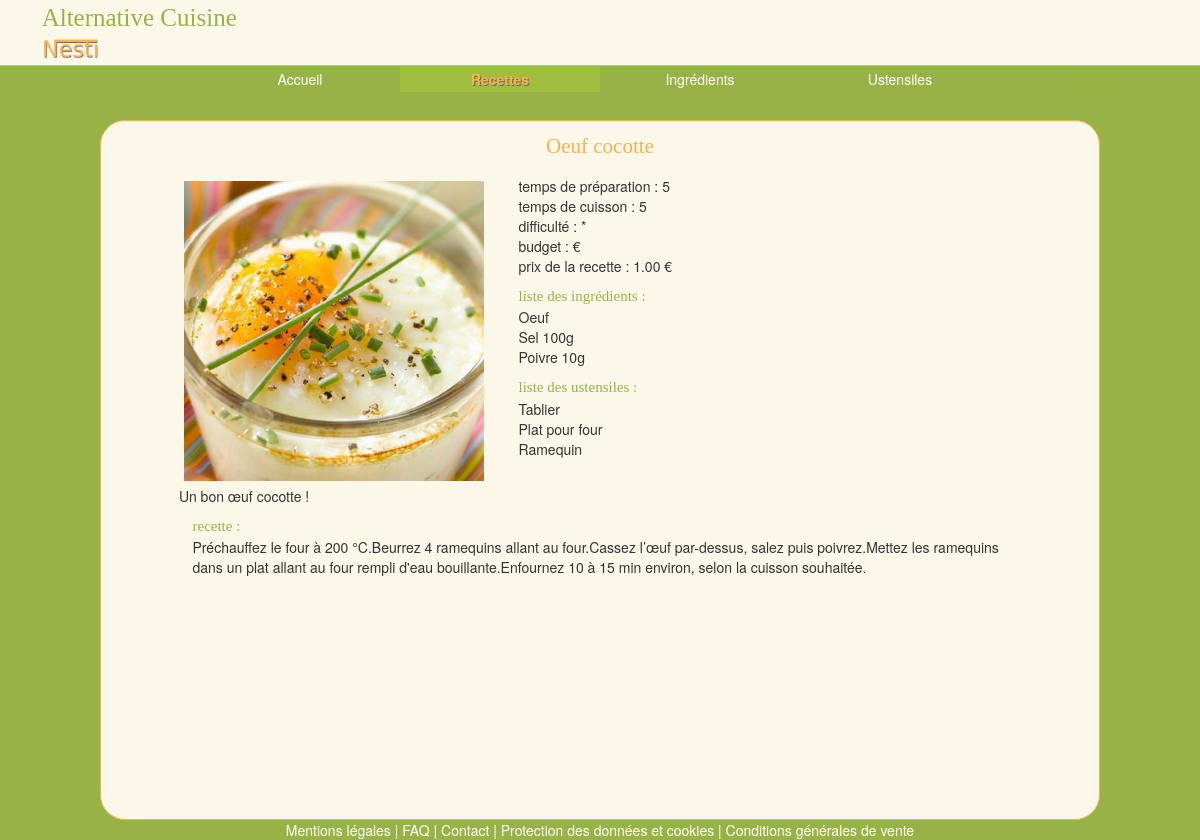
The page /MVC/Index.php?page=2&id=10&nom=Oeuf cocotte on the database its author committed.
### tables this page shows
CREATE TABLE IF NOT EXISTS `recette` (
  `idRecette` int(10) unsigned NOT NULL AUTO_INCREMENT,
  `Titre` varchar(100) NOT NULL,
  `Format` enum('Ecrit','Vidéo') NOT NULL DEFAULT 'Ecrit',
  `PrixHT` decimal(10,2) unsigned NOT NULL,
  `Resume` varchar(34) NOT NULL,
  `Contenu` varchar(300) NOT NULL,
  `Image_idImage` int(10) unsigned NOT NULL,
  `Temps_Preparation` varchar(6) NOT NULL DEFAULT '30 min',
  `Temps_Cuisson` varchar(6) NOT NULL DEFAULT '30 min',
  `Note` int(10) unsigned NOT NULL DEFAULT '0',
  `Difficulte` int(10) unsigned NOT NULL DEFAULT '0',
  `Budget` int(10) unsigned NOT NULL DEFAULT '0',
  PRIMARY KEY (`idRecette`,`Image_idImage`),
  UNIQUE KEY `Titre` (`Titre`),
  UNIQUE KEY `Titre_2` (`Titre`),
  UNIQUE KEY `Titre_3` (`Titre`,`Resume`),
  KEY `fk_Recette_Image1_idx` (`Image_idImage`)
);

CREATE TABLE IF NOT EXISTS `image` (
  `idImage` int(10) unsigned NOT NULL AUTO_INCREMENT,
  `NomFichier` varchar(45) NOT NULL,
  `Legende` varchar(100) NOT NULL,
  PRIMARY KEY (`idImage`)
);

### MVC/Controller/Controller.php (called while the page is built, shortened)
<?php
    require 'Model/Query.php';
    function content_Article_Recette($i,$page){
        $recette = getRecette($i);
        $titres = $recette[0]['Titre'];
        $tempsPreparations = $recette[0]['Temps_Preparation'];
        $tempsCuissons = $recette[0]['Temps_Cuisson'];
        $difficultes = getDifficulte($i);
        $budgets = getBudget($i);
        $prixHT = $recette[0]['PrixHT'];
        $images = getImage($i,'recette');
        $resumeRecettes = $recette[0]['Resume'];
        $contenus = $recette[0]['Contenu'];
        $ingredients = getIngredientsRecette($i);
        $tailleTableauIngredient = count($ingredients);
        for ($j = 0; $j < $tailleTableauIngredient; $j++){
            $ingredient[$j] = $ingredients[$j]['NomIngredient'];
        }
        $ustensiles = getUstensilesRecette($i);
        $tailleTableauUstensile = count($ustensiles);
        for ($j = 0; $j < $tailleTableauUstensile; $j++){
            $ustensile[$j] = $ustensiles[$j]['NomUstensile'];
        }
        require 'View/Content_Article_Recipe.php';
    }
?>

### MVC/Model/Query.php (called while the page is built, shortened)
<?php
    function getImage($i,$table){
        require 'Connection.php';
        $query_NomFichierImage = 'SELECT NomFichier FROM image,'.$table
                .' WHERE image.idImage='.$table.'.Image_idImage AND '.$table.'.id'.ucfirst($table).' = '.$i.'';
        $result_NomFichierImage = $pdo->query($query_NomFichierImage)->fetchAll();
        $res = $result_NomFichierImage[0]['NomFichier'];
        return ($res);
    }
    function getRecette($i){
        require 'Connection.php';
        $query_recette = 'SELECT * FROM recette WHERE idRecette = '.$i.'';
        $result_recette = $pdo->query($query_recette)->fetchAll();
        return $result_recette;
    }
    function getIngredientsRecette($i){
        require 'Connection.php';
        $query_IR = 'SELECT * FROM ingredient,liste '
                        . ' WHERE Recette_idRecette = '.$i
                        . ' AND idIngredient = Ingredient_idIngredient';
        $result_IR = $pdo->query($query_IR)->fetchAll();
        return $result_IR;
    }
    function getUstensilesRecette($i){
        require 'Connection.php';
        $query_UR = 'SELECT * FROM ustensile,enumere '
                        . ' WHERE Recette_idRecette = '.$i
                        . ' AND idUstensile = Ustensile_idUstensile';
        $result_UR = $pdo->query($query_UR)->fetchAll();
        return $result_UR;
    }
    function getDifficulte($i){
        require 'Connection.php';
        $query_DifficulteRecette = 'SELECT Difficulte FROM recette WHERE idRecette = '.$i.'';
        $result_DifficulteRecette = $pdo->query($query_DifficulteRecette)->fetchAll();
        $difficulty = $result_DifficulteRecette[0]['Difficulte'];
        $res = '';
        for ($j = 0; $j < $difficulty ; $j++){
            $res = $res.'*';
        }
        return $res;
    }
    function getBudget($i){
        require 'Connection.php';
        $query_BudgetRecette = 'SELECT Budget FROM recette WHERE idRecette = '.$i.'';
        $result_BudgetRecette = $pdo->query($query_BudgetRecette)->fetchAll();
        $budget = $result_BudgetRecette[0]['Budget'];
        if($budget >= 0 && $budget < 20){
            $typeBudget = 1;
        }
        elseif($budget >= 20 && $budget < 40){
            $typeBudget = 2;
        }
        elseif($budget >= 40 && $budget < 60){
            $typeBudget = 3;
        }
        elseif($budget >= 60 && $budget < 80){
            $typeBudget = 4;
        }
        elseif($budget >= 80){
            $typeBudget = 5;
        }
        $res = '';
        for ($j = 0; $j < $typeBudget ; $j++){
            $res = $res.'€';
        }
        return $res;
    }
?>

### MVC/View/Content_Article_Recipe.php (the view, shortened to what this page needs)
<div class="col-lg-12 article">
    <div class="col-lg-12 article_title">
        <?php echo $titres; ?>
    </div>
    <div class="row">
        <div class="col-lg-5">
            <div class="col-lg-2 clearfix"></div>
            <div class="col-lg-12 article_img" style="background-image: url('Images/<?php echo $images; ?>')" ></div>
            <div class="col-lg-11 col-lg-offset-2 article_presentation_summary">
                <?php echo $resumeRecettes; ?>
            </div>
        </div>
        <div class="col-lg-7">
            <div class="col-lg-12 article_info"> temps de préparation :
                <?php echo $tempsPreparations; ?>
            </div>
            <div class="col-lg-12 article_info"> temps de cuisson :
                <?php echo $tempsCuissons; ?>
            </div>
            <div class="col-lg-12 article_info"> difficulté :
                <?php echo $difficultes; ?>
            </div>
            <div class="col-lg-12 article_info"> budget :
                <?php echo $budgets; ?>
            </div>
            <div class="col-lg-12 article_info"> prix de la recette :
                <?php echo $prixHT; ?> €
            </div>
            <div class="col-lg-12 article_info_title"> liste des ingrédients : </div>
                <div class="col-lg-12 article_info">
                    <?php for ($j = 0; $j < $tailleTableauIngredient; $j++){
                    echo $ingredient[$j].'<br/>';
                }?>
            </div>
            <div class="col-lg-12 article_info_title"> liste des ustensiles : </div>
                <div class="col-lg-12 article_info">
                    <?php for ($j = 0; $j < $tailleTableauUstensile; $j++){
                    echo $ustensile[$j].'<br/>';
                }?>
        </div>
    </div>
    <div class="row">
        <div class="col-lg-10 col-lg-offset-1 article_info_title"> recette : </div>
        <div class="col-lg-10 col-lg-offset-1">
            <?php echo $contenus; ?>
        </div>
    </div>
</div>
<?php  require 'Skeleton.php'; ?>

### MVC/View/css/Css.css (style rules this page uses)
body { //background-image: url("/SiteWebVenteEnLigne/MVC/Images/Fond.jpg"); background: #98b345; }
[class*="col-"], .row, header, body, footer { //border : solid 1px red; padding : 0px; }
.row, header, body, footer { margin: 0px; }
.article_title { color: #f8b053; font-family: Impact, fantasy; font-size: 21px; margin-bottom: 15px; text-align: center; }
.article_img { height: 300px; width: 300px; margin: 5px; background-repeat: no-repeat; background-position:center center; background-size:contain; }
.article_info_title { color: #98b345; font-family: Impact, fantasy; font-size: 15px; //margin-bottom: 10px; margin-top: 10px; }

### rows shown on the page
recette: Titre "Oeuf cocotte", Resume "Un bon œuf cocotte !", Temps_Preparation "5", Temps_Cuisson "5", PrixHT "1.00", Contenu "Préchauffez le four à 200 °C.Beurrez 4 ramequins allant au four.Cassez l’œuf par-dessus, salez puis poivrez.Mettez les ramequins dans un plat allant au four rempli d'eau bouillante.Enfournez 10 à 15 min environ, selon la cuisson souhaitée."
image: NomFichier (picture)

### other values the page prints
$difficultes "*"
$budgets "€"
$ingredient[$j] "Oeuf"
$ingredient[$j] "Sel 100g"
$ingredient[$j] "Poivre 10g"
$ustensile[$j] "Tablier"
$ustensile[$j] "Plat pour four"
$ustensile[$j] "Ramequin"
